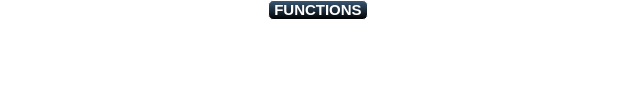
    <widget class="QGroupBox" name="functionsPanel">
     <property name="geometry">
      <rect>
       <x>30</x>
       <y>14</y>
       <width>630</width>
       <height>106</height>
      </rect>
     </property>
     <property name="font">
      <font>
       <pointsize>-1</pointsize>
       <weight>75</weight>
       <italic>false</italic>
       <bold>true</bold>
      </font>
     </property>
     <property name="styleSheet">
      <string notr="true">QGroupBox {
     background-color: rgba(0,0,0,0);
     border: 1px solid white;
     border-radius: 5px;
     margin-top: 1ex; /* leave space at the top for the title */
	 font:bold 15px;	
 }

 QGroupBox::title {
	border:1px solid white;
	border-radius:5px;
     subcontrol-origin: margin;
     subcontrol-position: top center; /* position at the top center */
     padding: 0 3px;
	 color:white;
     background-color: qlineargradient(x1: 0, y1: 0, x2: 0, y2: 1,stop: 0 #3a5976, stop: 1 #000000);
 }</string>
     </property>
     <property name="title">
      <string>FUNCTIONS</string>
     </property>
     <widget class="QPushButton" name="AutoManual">
      <property name="geometry">
       <rect>
        <x>244</x>
        <y>19</y>
        <width>55</width>
        <height>55</height>
       </rect>
      </property>
      <property name="font">
       <font>
        <weight>75</weight>
        <italic>false</italic>
        <bold>true</bold>
       </font>
      </property>
      <property name="focusPolicy">
       <enum>Qt::NoFocus</enum>
      </property>
      <property name="styleSheet">
       <string notr="true">QPushButton {
         border: 2px solid rgba(0,0,0,0);
         border-radius: 25px;
         background-color: rgba(0,0,0,0);
     }</string>
      </property>
      <property name="text">
       <string/>
      </property>
      <property name="icon">
       <iconset resource="icm.qrc">
        <normaloff>:/Symbols/Time-Machine-icon.png</normaloff>:/Symbols/Time-Machine-icon.png</iconset>
      </property>
      <property name="iconSize">
       <size>
        <width>48</width>
        <height>48</height>
       </size>
      </property>
     </widget>
     <widget class="QPushButton" name="NULL_2">
      <property name="geometry">
       <rect>
        <x>437</x>
        <y>19</y>
        <width>55</width>
        <height>55</height>
       </rect>
      </property>
      <property name="font">
       <font>
        <weight>75</weight>
        <italic>false</italic>
        <bold>true</bold>
       </font>
      </property>
      <property name="focusPolicy">
       <enum>Qt::NoFocus</enum>
      </property>
      <property name="styleSheet">
       <string notr="true">QPushButton {
         border: 2px solid rgba(0,0,0,0);
         border-radius: 25px;
         background-color: rgba(0,0,0,0);
     }</string>
      </property>
      <property name="text">
       <string/>
      </property>
      <property name="icon">
       <iconset resource="icm.qrc">
        <normaloff>:/Symbols/Number-0-icon.png</normaloff>:/Symbols/Number-0-icon.png</iconset>
      </property>
      <property name="iconSize">
       <size>
        <width>48</width>
        <height>48</height>
       </size>
      </property>
     </widget>
     <widget class="QPushButton" name="pushButton">
      <property name="geometry">
       <rect>
        <x>141</x>
        <y>19</y>
        <width>55</width>
        <height>55</height>
       </rect>
      </property>
      <property name="focusPolicy">
       <enum>Qt::NoFocus</enum>
      </property>
      <property name="styleSheet">
       <string notr="true">QPushButton {
         border: 2px solid rgba(0,0,0,0);
         border-radius: 25px;
         background-color: rgba(0,0,0,0);
     }</string>
      </property>
      <property name="text">
       <string/>
      </property>
      <property name="icon">
       <iconset resource="icm.qrc">
        <normaloff>:/Symbols/Letter-I-icon.png</normaloff>:/Symbols/Letter-I-icon.png</iconset>
      </property>
      <property name="iconSize">
       <size>
        <width>48</width>
        <height>48</height>
       </size>
      </property>
     </widget>
     <widget class="QPushButton" name="settings">
      <property name="geometry">
       <rect>
        <x>38</x>
        <y>19</y>
        <width>55</width>
        <height>55</height>
       </rect>
      </property>
      <property name="font">
       <font>
        <weight>75</weight>
        <italic>false</italic>
        <bold>true</bold>
       </font>
      </property>
      <property name="focusPolicy">
       <enum>Qt::NoFocus</enum>
      </property>
      <property name="styleSheet">
       <string notr="true">QPushButton {
         border: 2px solid rgba(0,0,0,0);
         border-radius: 25px;
         background-color: rgba(0,0,0,0);
     }</string>
      </property>
      <property name="text">
       <string/>
      </property>
      <property name="icon">
       <iconset resource="icm.qrc">
        <normaloff>:/Symbols/settings.png</normaloff>:/Symbols/settings.png</iconset>
      </property>
      <property name="iconSize">
       <size>
        <width>48</width>
        <height>48</height>
       </size>
      </property>
     </widget>
     <widget class="QPushButton" name="ONOFF">
      <property name="geometry">
       <rect>
        <x>344</x>
        <y>19</y>
        <width>55</width>
        <height>55</height>
       </rect>
      </property>
      <property name="font">
       <font>
        <weight>75</weight>
        <italic>false</italic>
        <bold>true</bold>
       </font>
      </property>
      <property name="focusPolicy">
       <enum>Qt::NoFocus</enum>
      </property>
      <property name="styleSheet">
       <string notr="true">QPushButton {
         border: 2px solid rgba(0,0,0,0);
         border-radius: 25px;
         background-color: rgba(0,0,0,0);
     }</string>
      </property>
      <property name="text">
       <string/>
      </property>
      <property name="icon">
       <iconset resource="icm.qrc">
        <normaloff>:/Symbols/Button-Play-icon.png</normaloff>:/Symbols/Button-Play-icon.png</iconset>
      </property>
      <property name="iconSize">
       <size>
        <width>48</width>
        <height>48</height>
       </size>
      </property>
     </widget>
     <widget class="QLabel" name="label_22">
      <property name="geometry">
       <rect>
        <x>30</x>
        <y>72</y>
        <width>70</width>
        <height>17</height>
       </rect>
      </property>
      <property name="font">
       <font>
        <family>DejaVu Sans</family>
        <pointsize>10</pointsize>
        <weight>50</weight>
        <bold>false</bold>
       </font>
      </property>
      <property name="styleSheet">
       <string notr="true">color:white;</string>
      </property>
      <property name="text">
       <string>SETTINGS</string>
      </property>
      <property name="alignment">
       <set>Qt::AlignCenter</set>
      </property>
     </widget>
     <widget class="QLabel" name="label_23">
      <property name="geometry">
       <rect>
        <x>140</x>
        <y>73</y>
        <width>60</width>
        <height>17</height>
       </rect>
      </property>
      <property name="font">
       <font>
        <family>DejaVu Sans</family>
        <pointsize>10</pointsize>
        <weight>50</weight>
        <bold>false</bold>
       </font>
      </property>
      <property name="styleSheet">
       <string notr="true">color:white;</string>
      </property>
      <property name="text">
       <string>INT/EXT</string>
      </property>
      <property name="alignment">
       <set>Qt::AlignCenter</set>
      </property>
     </widget>
     <widget class="QLabel" name="label_24">
      <property name="geometry">
       <rect>
        <x>220</x>
        <y>73</y>
        <width>110</width>
        <height>17</height>
       </rect>
      </property>
      <property name="font">
       <font>
        <family>DejaVu Sans</family>
        <pointsize>10</pointsize>
        <weight>50</weight>
        <bold>false</bold>
       </font>
      </property>
      <property name="styleSheet">
       <string notr="true">color:white;</string>
      </property>
      <property name="text">
       <string>AUTO/MAN</string>
      </property>
      <property name="alignment">
       <set>Qt::AlignCenter</set>
      </property>
     </widget>
     <widget class="QLabel" name="label_25">
      <property name="geometry">
       <rect>
        <x>330</x>
        <y>72</y>
        <width>90</width>
        <height>17</height>
       </rect>
      </property>
      <property name="font">
       <font>
        <family>DejaVu Sans</family>
        <pointsize>10</pointsize>
        <weight>50</weight>
        <bold>false</bold>
       </font>
      </property>
      <property name="styleSheet">
       <string notr="true">color:white;</string>
      </property>
      <property name="text">
       <string>HOLD</string>
      </property>
      <property name="alignment">
       <set>Qt::AlignCenter</set>
      </property>
     </widget>
     <widget class="QLabel" name="label_26">
      <property name="geometry">
       <rect>
        <x>440</x>
        <y>73</y>
        <width>50</width>
        <height>17</height>
       </rect>
      </property>
      <property name="font">
       <font>
        <family>DejaVu Sans</family>
        <pointsize>10</pointsize>
        <weight>50</weight>
        <bold>false</bold>
       </font>
      </property>
      <property name="styleSheet">
       <string notr="true">color:white;</string>
      </property>
      <property name="text">
       <string>REL</string>
      </property>
      <property name="alignment">
       <set>Qt::AlignCenter</set>
      </property>
     </widget>
     <widget class="QPushButton" name="ACDC">
      <property name="geometry">
       <rect>
        <x>530</x>
        <y>20</y>
        <width>55</width>
        <height>55</height>
       </rect>
      </property>
      <property name="font">
       <font>
        <weight>75</weight>
        <italic>false</italic>
        <bold>true</bold>
       </font>
      </property>
      <property name="focusPolicy">
       <enum>Qt::NoFocus</enum>
      </property>
      <property name="styleSheet">
       <string notr="true">QPushButton {
         border: 2px solid rgba(0,0,0,0);
         border-radius: 25px;
         background-color: rgba(0,0,0,0);
     }</string>
      </property>
      <property name="text">
       <string/>
      </property>
      <property name="icon">
       <iconset resource="icm.qrc">
        <normaloff>:/Symbols/Letter-ac-icon.png</normaloff>:/Symbols/Letter-ac-icon.png</iconset>
      </property>
      <property name="iconSize">
       <size>
        <width>48</width>
        <height>48</height>
       </size>
      </property>
     </widget>
     <widget class="QLabel" name="label_40">
      <property name="geometry">
       <rect>
        <x>533</x>
        <y>74</y>
        <width>50</width>
        <height>17</height>
       </rect>
      </property>
      <property name="font">
       <font>
        <family>DejaVu Sans</family>
        <pointsize>10</pointsize>
        <weight>50</weight>
        <bold>false</bold>
       </font>
      </property>
      <property name="styleSheet">
       <string notr="true">color:white;</string>
      </property>
      <property name="text">
       <string>AC/DC</string>
      </property>
      <property name="alignment">
       <set>Qt::AlignCenter</set>
      </property>
     </widget>
    </widget>
